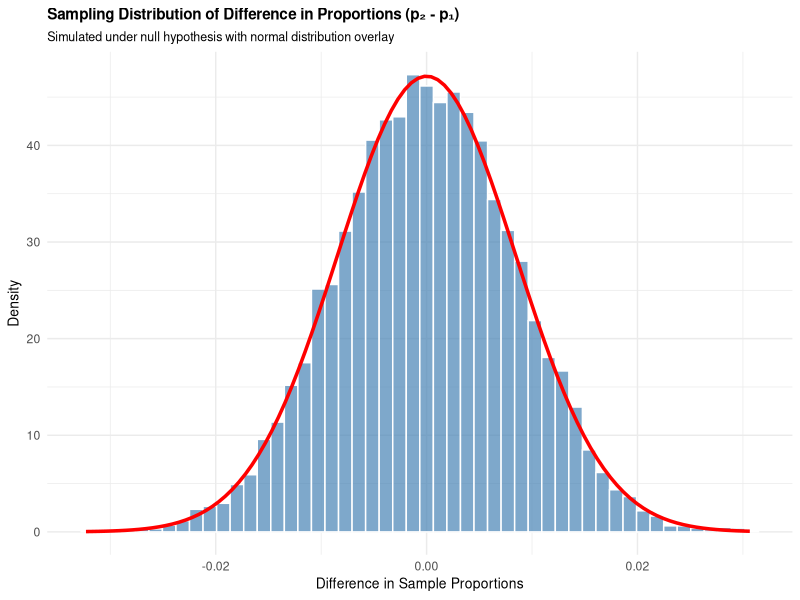

Here is the R script that generated this plot:
## ---- chunk 1
knitr::opts_chunk$set(echo = TRUE, highlight=FALSE)
## ---- chunk 2
# Load required packages
library(tidyverse)
library(knitr)
library(gridExtra)

# Read in all four seasons of NBA data
nba_2019 <- read_csv("NBA2019.csv", show_col_types = FALSE) %>% mutate(Season = 2019)
nba_2020 <- read_csv("NBA2020.csv", show_col_types = FALSE) %>% mutate(Season = 2020)
nba_2021 <- read_csv("NBA2021.csv", show_col_types = FALSE) %>% mutate(Season = 2021)
nba_2022 <- read_csv("NBA2022.csv", show_col_types = FALSE) %>% mutate(Season = 2022)

# Combine all seasons
nba_data <- bind_rows(nba_2019, nba_2020, nba_2021, nba_2022)

# Clean data: remove rows with missing critical values
nba_clean <- nba_data %>%
  filter(!is.na(PTS), !is.na(FGA), !is.na(`3P`), FGA > 0)

# Calculate league-wide statistics by season
season_stats <- nba_clean %>%
  group_by(Season) %>%
  summarise(
    Total_Points = sum(PTS, na.rm = TRUE),
    Total_3P_Points = sum(`3P` * 3, na.rm = TRUE),
    Total_FGA = sum(FGA, na.rm = TRUE),
    Total_FG = sum(FG, na.rm = TRUE),
    Prop_3P_Points = Total_3P_Points / Total_Points,
    Points_Per_FGA = Total_Points / Total_FGA,
    .groups = "drop"
  )

# Extract data for 2019 and 2022 seasons for hypothesis test
nba_2019_data <- nba_clean %>% filter(Season == 2019)
nba_2022_data <- nba_clean %>% filter(Season == 2022)

# Calculate totals for hypothesis test
x1 <- sum(nba_2019_data$`3P` * 3, na.rm = TRUE)  # Total 3P points in 2019
n1 <- sum(nba_2019_data$PTS, na.rm = TRUE)        # Total points in 2019
p1 <- x1 / n1                                      # Proportion in 2019

x2 <- sum(nba_2022_data$`3P` * 3, na.rm = TRUE)  # Total 3P points in 2022
n2 <- sum(nba_2022_data$PTS, na.rm = TRUE)        # Total points in 2022
p2 <- x2 / n2                                      # Proportion in 2022

# Conduct hypothesis test (stored for inline references)
prop_test_result <- prop.test(x = c(x1, x2), n = c(n1, n2), alternative = "less", correct = FALSE)
## ---- chunk 3
# Simulate sampling distribution of difference in proportions
set.seed(123)
n_sim <- 10000
diff_sim <- numeric(n_sim)

# Simulate under null hypothesis (p1 = p2 = pooled proportion)
p_pooled <- (x1 + x2) / (n1 + n2)

for (i in 1:n_sim) {
  # Simulate sample proportions
  p1_sim <- rbinom(1, size = round(n1), prob = p_pooled) / round(n1)
  p2_sim <- rbinom(1, size = round(n2), prob = p_pooled) / round(n2)
  diff_sim[i] <- p2_sim - p1_sim
}

# Create histogram with normal overlay
sim_data <- data.frame(diff = diff_sim)
mean_diff <- mean(diff_sim)
sd_diff <- sd(diff_sim)

ggplot(sim_data, aes(x = diff)) +
  geom_histogram(aes(y = after_stat(density)), bins = 50, fill = "steelblue", alpha = 0.7, color = "white") +
  stat_function(fun = dnorm, args = list(mean = mean_diff, sd = sd_diff), 
                color = "red", linewidth = 1.2) +
  labs(
    title = "Sampling Distribution of Difference in Proportions (p₂ - p₁)",
    subtitle = "Simulated under null hypothesis with normal distribution overlay",
    x = "Difference in Sample Proportions",
    y = "Density"
  ) +
  theme_minimal() +
  theme(
    plot.title = element_text(face = "bold", size = 11),
    plot.subtitle = element_text(size = 9),
    axis.title = element_text(size = 10)
  )
## ---- chunk 4
# Conduct two-sample z-test for proportions
# H0: p1 = p2, Ha: p1 < p2 (one-sided upper-tailed test)

prop_test_result <- prop.test(x = c(x1, x2), n = c(n1, n2), alternative = "less", correct = FALSE)
prop_test_result
